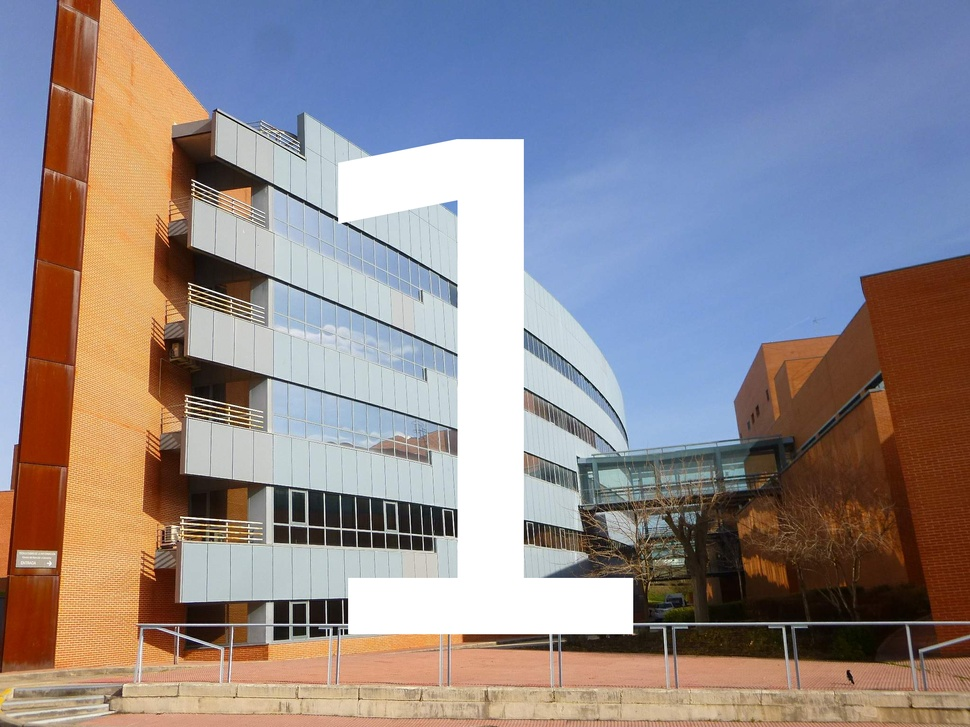
#> input picture practica1/htmlfiles/media/img1.jpg, 970 x 727 px, shrunk from 2048 x 1536 before the run; its folder holds only this picture in this run
$ python -i filters.py   (imports and definitions only)
#> lines starting #> are read from the running program, lines starting #| are printed output that depends on the picture
#> further down, picture is the input picture: shape (727, 970, 3); mean B, G, R 141.3, 137.4, 145.3
import numpy as np
import cv2
import random
import glob
import math

#
# Añade canal alpha de un frame OpenCV
# Salida:
#   frame con canal alpha añadido si no lo tenía, mismo frame si sí lo tenía.
#
def verify_alpha_channel(frame):
    try:
        frame.shape[3] # looking for the alpha channel
    except IndexError:
        frame = cv2.cvtColor(frame, cv2.COLOR_BGR2BGRA)
    return frame

#
# Modifica la saturación hue de un frame OpenCV
# Entrada:
#   - frame: frame a modificar
#   - alpha: valor alpha a establecer
# Salida:
#   Frame modificado
#
def apply_hue_saturation(frame, alpha):
    hsv_image = cv2.cvtColor(frame, cv2.COLOR_BGR2HSV)
    h, s, v = cv2.split(hsv_image)
    s.fill(199)
    v.fill(255)
    hsv_image = cv2.merge([h, s, v])

    out = cv2.cvtColor(hsv_image, cv2.COLOR_HSV2BGR)
    frame = verify_alpha_channel(frame)
    out = verify_alpha_channel(out)
    cv2.addWeighted(out, 0.25, frame, 1.0, .23, frame)
    return frame

#
# Sobrepone un color a un frame OpenCV
# Entrada:
#   - frame: frame a modificar
#   - intensidad: intensidad del color a establecer
#   - blue: valor del color azul de 0 a 255
#   - green: valor del color verde de 0 a 255
#   - red: valor del color rojo de 0 a 255
# Salida
#   Frame modificado
#
def apply_color_overlay(frame, intensity=0.5, blue=0, green=0, red=0):
    frame = verify_alpha_channel(frame)
    frame_h, frame_w, frame_c = frame.shape
    sepia_bgra = (blue, green, red, 1)
    overlay = np.full((frame_h, frame_w, 4), sepia_bgra, dtype='uint8')
    cv2.addWeighted(overlay, intensity, frame, 1.0, 0, frame)
    return frame

#
# Aplica un filtro sepia a un frame OpenCV
# Entrada:
#   - frame: frame a modificar
#   - intensidad: intensidad del filtro sepia a establecer
# Salida
#   Frame modificado
#
def apply_sepia(frame, intensity=0.5):
    frame = verify_alpha_channel(frame)
    frame_h, frame_w, frame_c = frame.shape
    sepia_bgra = (20, 66, 112, 1)
    overlay = np.full((frame_h, frame_w, 4), sepia_bgra, dtype='uint8')
    cv2.addWeighted(overlay, intensity, frame, 1.0, 0, frame)
    return frame

#
# Función auxiliar que combina dos frames OpenCV mediante una máscara
# Entrada:
#   - frame_1: frame 1 a combinar
#   - frame_2: frame 2 a combinar
#   - mask: mascara a usar para combinar
# Salida
#   Frame modificado
#
def alpha_blend(frame_1, frame_2, mask):
    alpha = mask/255.0
    blended = cv2.convertScaleAbs(frame_1*(1-alpha) + frame_2*alpha)
    return blended

#
# Función que aplica un desenfoque a todo el frame excepto al centro.
# Entrada:
#   - frame: frame a modificar
#   - intensidad: intensidad del desenfoque a aplicar
# Salida
#   Frame modificado
#
def apply_circle_focus_blur(frame, intensity=0.2):
    frame = verify_alpha_channel(frame)
    frame_h, frame_w, frame_c = frame.shape
#> frame_h = 727; frame_w = 970; frame_c = 4
    y = int(frame_h/2)
#> y = 363
    x = int(frame_w/2)
#> x = 485

    mask = np.zeros((frame_h, frame_w, 4), dtype='uint8')
    cv2.circle(mask, (x, y), int(y/2), (255,255,255), -1, cv2.LINE_AA)
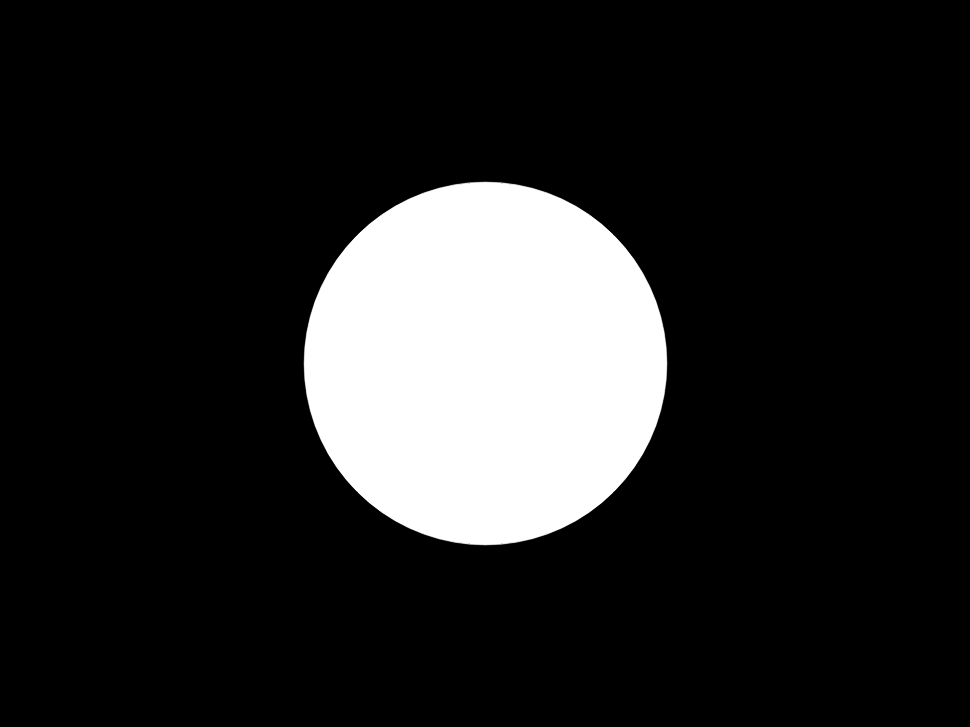
#> mask: shape (727, 970, 4); mean of channels 0, 1, 2, 3 37.4, 37.4, 37.4, 0; drawn as B, G, R
    mask = cv2.GaussianBlur(mask, (21,21),11 )

    blured = cv2.GaussianBlur(frame, (21,21), 11)
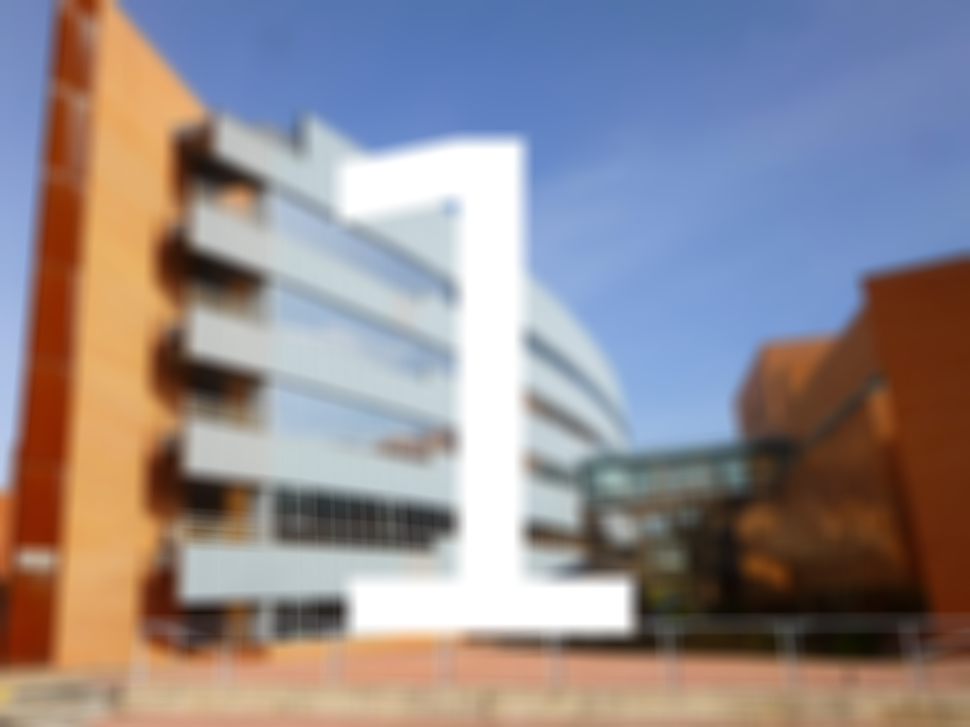
#> blured: shape (727, 970, 4); mean B, G, R, A 141.3, 137.4, 145.3, 255
    blended = alpha_blend(frame, blured, 255-mask)
#> in alpha_blend, `alpha = mask/255.0`:
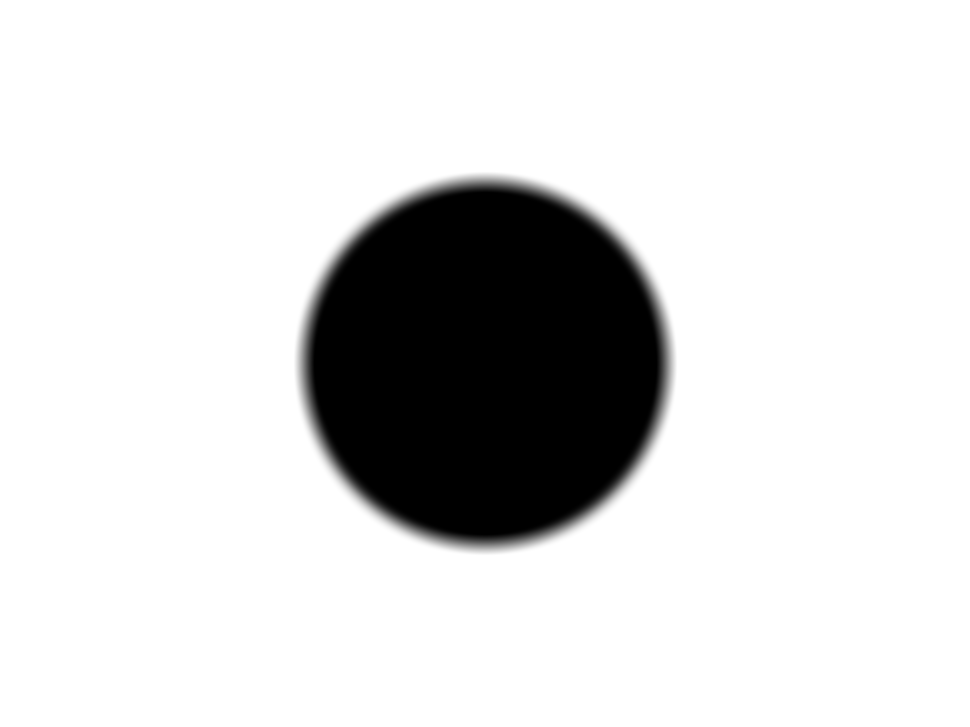
#> alpha: shape (727, 970, 4) float64; mean of channels 0, 1, 2, 3 0.853, 0.853, 0.853, 1; drawn as B, G, R
#> in alpha_blend, `blended = cv2.convertScaleAbs(frame_1*(1-alpha) + frame_2*alpha)`:
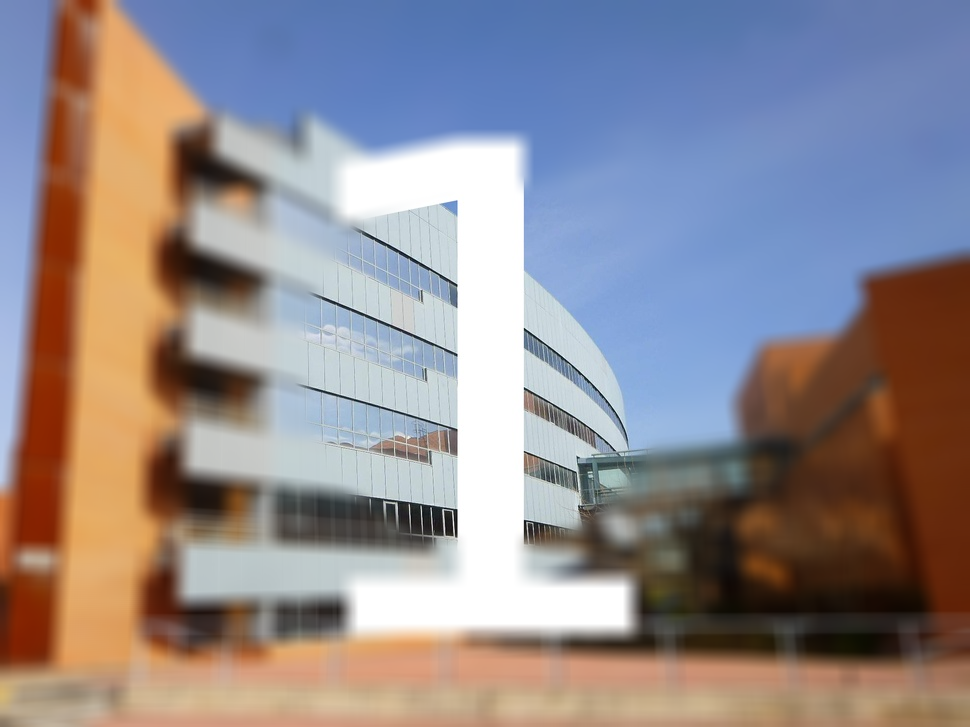
#> blended: shape (727, 970, 4); mean B, G, R, A 141.3, 137.4, 145.3, 255
    frame = cv2.cvtColor(blended, cv2.COLOR_BGRA2BGR)
#> frame: shape (727, 970, 3)
    return frame

#
# Función que invierte los colores de un frame OpenCV.
# Entrada:
#   - frame: frame a modificar
# Salida
#   Frame modificado
#
def apply_invert(frame):
    return cv2.bitwise_not(frame)

#
# Filtro que devuelve el frame sin modificar.
# Salida:
#   Frame modificado
#
def apply_none(frame):
    return frame

#
# Estructura que define los filtros disponibles para la aplicación.
#
FILTERS = {'Ninguno' : apply_none,
            'Sepia' : apply_sepia,
            'Invertido' : apply_invert,
            'Borroso' : apply_circle_focus_blur,
            'Verde' : lambda x: apply_color_overlay(x, green=255),
            'Azul' : lambda x: apply_color_overlay(x, blue=255),
            'Rojo' : lambda x: apply_color_overlay(x, red=255)}

>>> import cv2
>>> picture = cv2.imread('../practica1/htmlfiles/media/img1.jpg')
>>> result = apply_circle_focus_blur(picture)

$ run again, on practica1/htmlfiles/media/img10.jpg
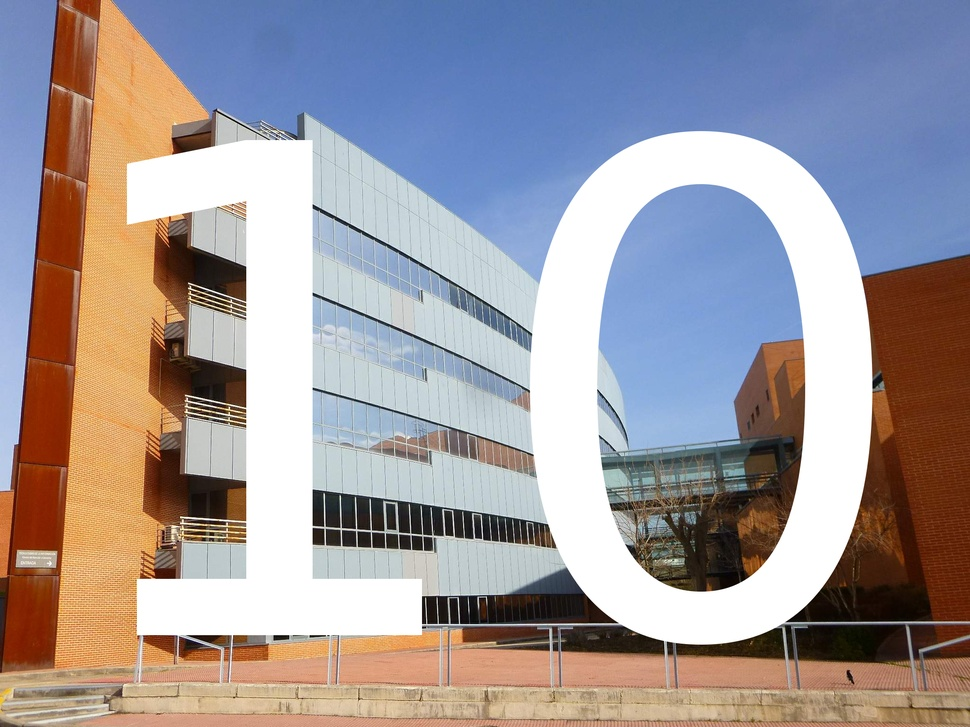
#> input picture practica1/htmlfiles/media/img10.jpg, 970 x 727 px, shrunk from 2048 x 1536 before the run
#> picture is the input picture: shape (727, 970, 3); mean B, G, R 156.2, 152.4, 159.6
#> in apply_circle_focus_blur, `blured = cv2.GaussianBlur(frame, (21,21), 11)`:
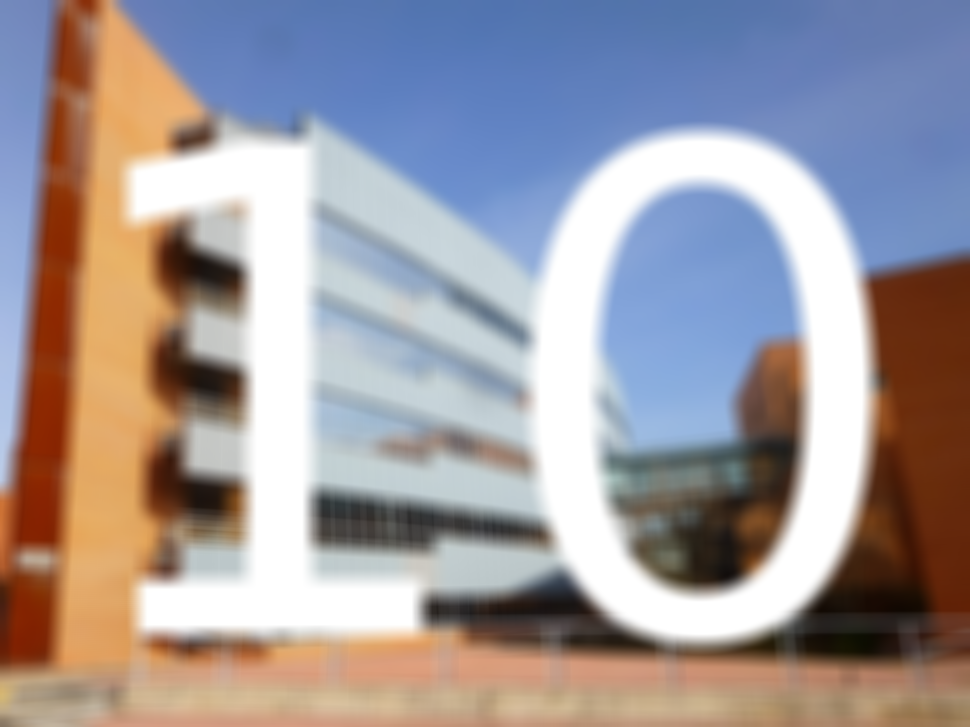
#> blured: shape (727, 970, 4); mean B, G, R, A 156.2, 152.4, 159.6, 255
#> in alpha_blend, `blended = cv2.convertScaleAbs(frame_1*(1-alpha) + frame_2*alpha)`:
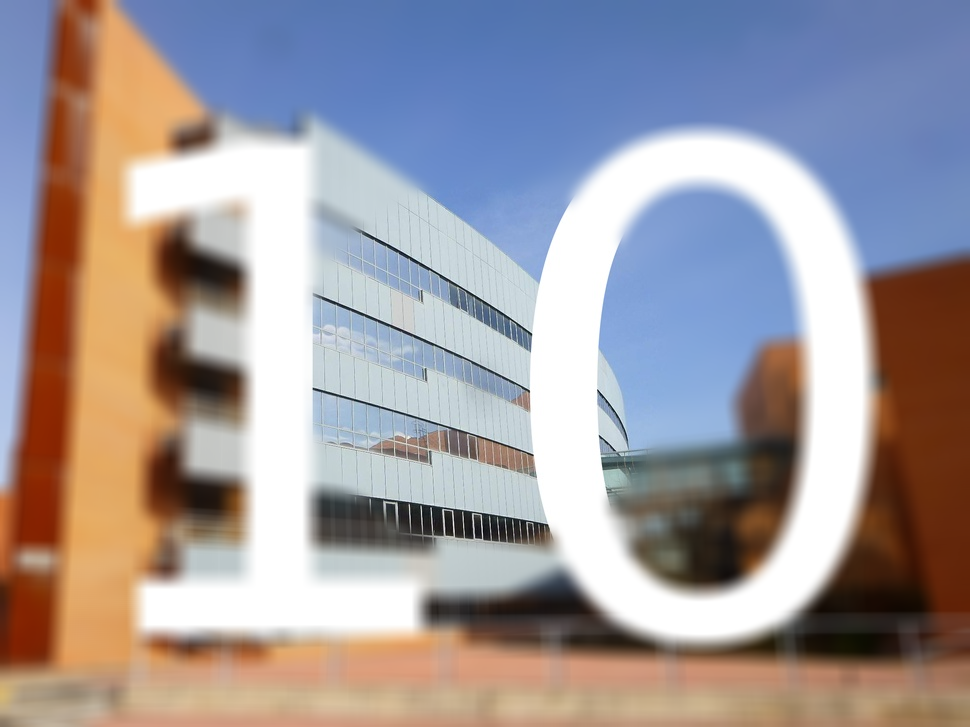
#> blended: shape (727, 970, 4); mean B, G, R, A 156.2, 152.4, 159.6, 255

$ run again, on practica1/htmlfiles/media/img2.jpg
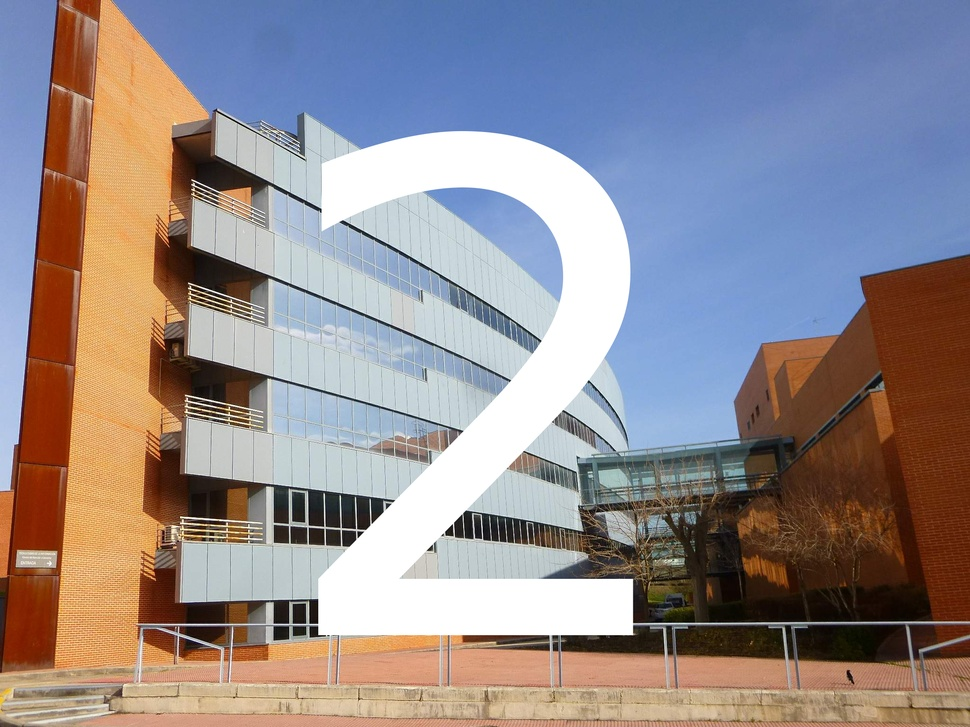
#> input picture practica1/htmlfiles/media/img2.jpg, 970 x 727 px, shrunk from 2048 x 1536 before the run
#> picture is the input picture: shape (727, 970, 3); mean B, G, R 142.5, 139.3, 147.5
#> in apply_circle_focus_blur, `blured = cv2.GaussianBlur(frame, (21,21), 11)`:
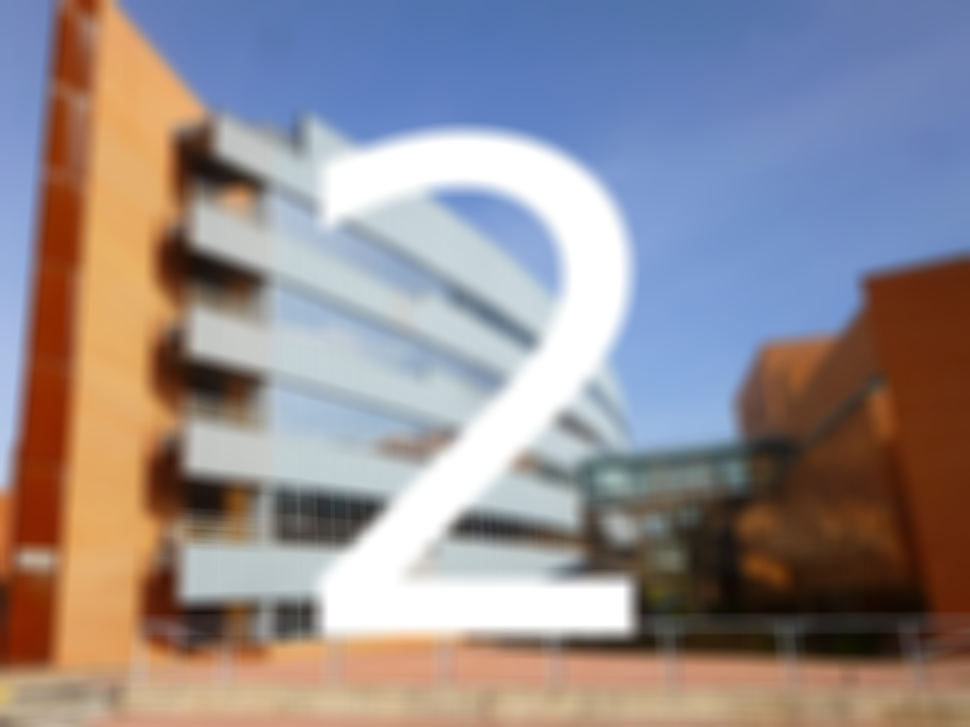
#> blured: shape (727, 970, 4); mean B, G, R, A 142.5, 139.3, 147.5, 255
#> in alpha_blend, `blended = cv2.convertScaleAbs(frame_1*(1-alpha) + frame_2*alpha)`:
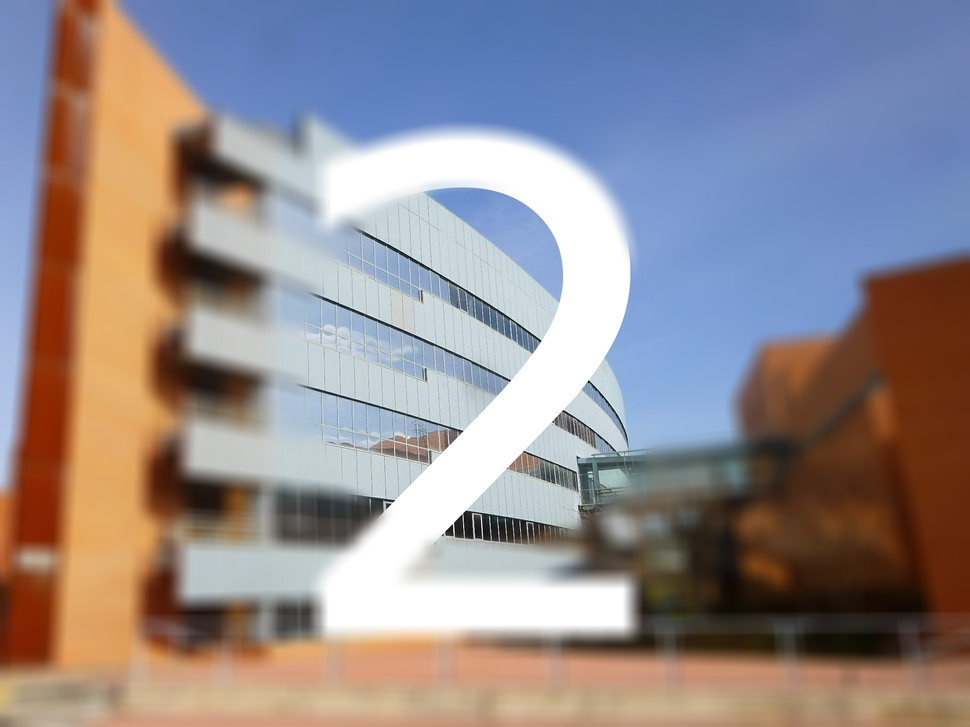
#> blended: shape (727, 970, 4); mean B, G, R, A 142.5, 139.2, 147.5, 255
